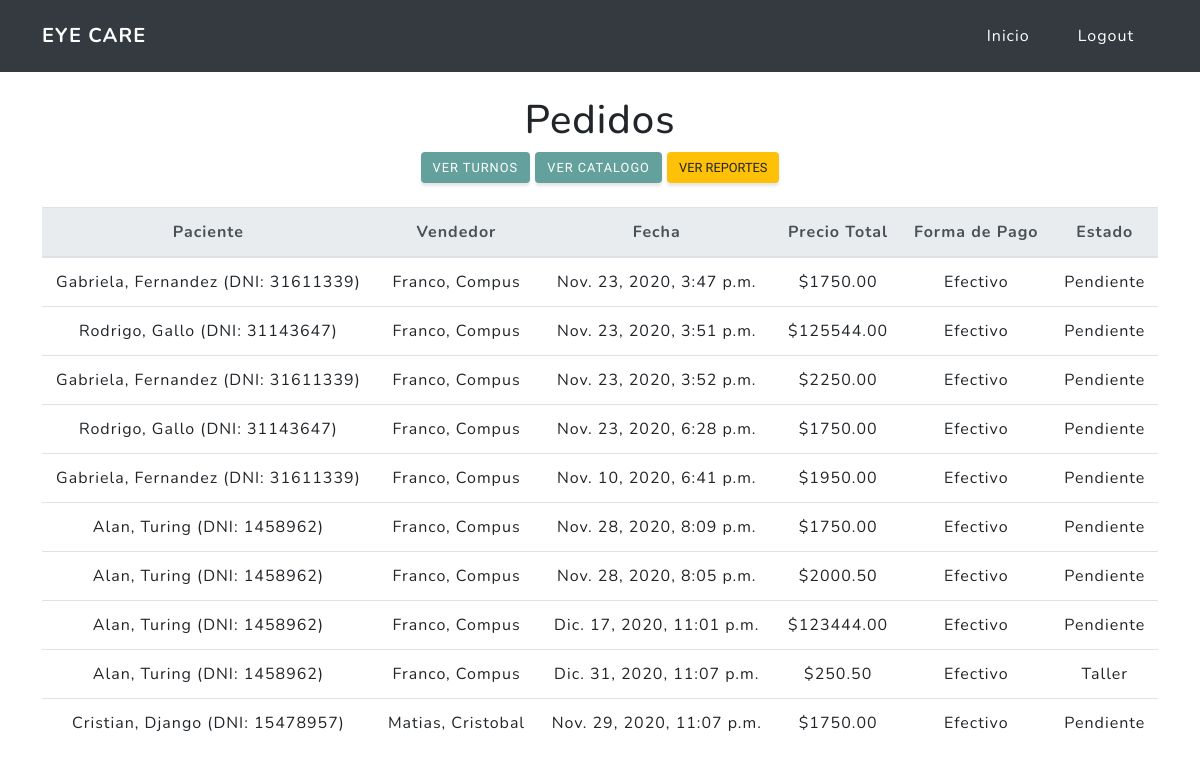
Screenshot of /gerente/vista_general/pedidos (signed in) with the database file from the repository.
### orders/models.py (models this page shows, shortened)
class Order(models.Model):
    products = models.ManyToManyField(Product,
                                      verbose_name="Productos",
                                      related_name="Productos",
                                      blank=False,
                                      null=False)
    patient = models.ForeignKey(Patient,
                                on_delete=models.CASCADE,
                                verbose_name="Paciente")
    seller = models.ForeignKey(settings.AUTH_USER_MODEL,
                               on_delete=models.CASCADE,
                               limit_choices_to=Q(groups__name='Vendedor'),
                               related_name="Vendedor",
                               verbose_name="Vendedor")
    date = models.DateTimeField(default=timezone.now(),
                                verbose_name="Fecha",
                                validators=[MinValueValidator(limit_value=timezone.now(), message='Ingrese una fecha '
                                                                                                  'y/u horario '
                                                                                                  'posterior.')])
    STATUS = (
        ('PED', 'Pedido'),
        ('TAL', 'Taller'),
        ('PEN', 'Pendiente'),
        ('FIN', 'Finalizado'),
    )
    status = models.CharField(max_length=3,
                              choices=STATUS,
                              default='PEN')
    METHODS = (
        ('CRED', 'Tarjeta de Credito'),
        ('DBTO', 'Tarjeta de Debito'),
        ('VIRT', 'Billetera Virtual'),
        ('EFEC', 'Efectivo')
    )
    payment_method = models.CharField(verbose_name="Metodo de Pago",
                                      max_length=4,
                                      choices=METHODS,
                                      default='EFEC')
    class Meta:
        verbose_name = "Pedido"
        verbose_name_plural = "Pedidos"
    @property
    def total_price(self):
        total = 0
        for productPrice in self.products.all():
            total += productPrice.price
        return total

class Product(models.Model):
    name = models.CharField(max_length=64,
                            verbose_name="Nombre")
    price = models.DecimalField(max_digits=32,
                                decimal_places=2,
                                verbose_name="Precio")
    is_glass = models.BooleanField(verbose_name="Lente", default=False)
    POS = (
        ('IZQ', 'Izquierda'),
        ('DER', 'Derecha'),
    )
    position = models.CharField(verbose_name="Posición",
                                max_length=3,
                                choices=POS,
                                blank=True,
                                null=True)
    TYPE = (
        ('LEJ', 'Lejos'),
        ('CER', 'Cerca'),
    )
    type = models.CharField(verbose_name="Tipo",
                            max_length=3,
                            choices=TYPE,
                            blank=True,
                            null=True)
    frame = models.BooleanField(verbose_name="Armazon",
                                blank=True,
                                null=True)
    class Meta:
        verbose_name = "Producto"
        verbose_name_plural = "Productos"

### patient/models.py (models this page shows)
class Patient(models.Model):
    document_id = models.IntegerField(primary_key=True,
                                      unique=True,
                                      verbose_name="DNI")
    first_name = models.CharField(max_length=64,
                                  verbose_name="Nombre")
    last_name = models.CharField(max_length=64,
                                 verbose_name="Apellido")
    medical_history = models.TextField(max_length=256,
                                       verbose_name="Historia Medica")
    class Meta:
        verbose_name = "Paciente"
        verbose_name_plural = "Pacientes"
    def __str__(self):
        return f"{self.first_name}, {self.last_name} (DNI: {self.document_id})"

### orders/views.py (the view)
# urls.py: url(r'^gerente/vista_general/pedidos$', group_required('Gerencia')(OverviewOrderList.as_view()),
class OverviewOrderList(ListView):
    model = Order
    template_name_suffix = "_overview"

### appointments/models.py (called while the page is built)
def get_name(self):
    return f"{self.first_name}, {self.last_name}"

### orders/templates/orders/order_overview.html (shortened to what this page needs)
{% extends "index/base.html" %}
{% load static %}
{% block navbar %} {% include "index/logout.html" %}{% endblock %}
{% block custom_imports %}
<link rel="stylesheet" href="//code.jquery.com/ui/1.12.1/themes/base/jquery-ui.css">
<link rel="stylesheet" href="https://cdnjs.cloudflare.com/ajax/libs/font-awesome/4.7.0/css/font-awesome.min.css">
{% endblock %}
{% block content %}
<div class="container mt-4 text-center">
    <h1>Pedidos</h1>
    <a href="{% url 'appointments:appointments_overview'%}" class="btn btn-primary">Ver Turnos</a>
    <a href="{% url 'orders:products_overview'%}" class="btn btn-primary">Ver Catalogo</a>
    <button class="btn btn-warning " data-toggle="modal" data-target=".bd-example-modal-sm">Ver Reportes</button>
    <table class="table mt-4">
        <tr>
            <thead class="thead-light">
            <tr>
                <th scope="col">Paciente</th>
                <th scope="col">Vendedor</th>
                <th scope="col">Fecha</th>
                <th scope="col">Precio Total</th>
                <th scope="col">Forma de Pago</th>
                <th scope="col">Estado</th>
            </tr>
            </thead>
            <tbody>
            {% for order in object_list %}
            <tr>
                <td>{{order.patient}}</td>
                <td>{{order.seller}}</td>
                <td>{{order.date}}</td>
                <td>${{order.total_price}}</td>
                <td>{{order.get_payment_method_display}}</td>
                <td>{{order.get_status_display}}</td>
            </tr>
            {% endfor %}
            </tbody>
        </tr>
    </table>
</div>
<link href="{% static '/css/report_datepicker.css' %}" rel="stylesheet"/>
{% endblock %}

### rows the page displays
Order: patient "Gabriela, Fernandez (DNI: 31611339)", seller "Franco, Compus", date "Nov. 23, 2020, 3:47 p.m.", total_price "1750.00", payment_method "Efectivo", status "Pendiente"
Order: patient "Rodrigo, Gallo (DNI: 31143647)", seller "Franco, Compus", date "Nov. 23, 2020, 3:51 p.m.", total_price "125544.00", payment_method "Efectivo", status "Pendiente"
Order: patient "Gabriela, Fernandez (DNI: 31611339)", seller "Franco, Compus", date "Nov. 23, 2020, 3:52 p.m.", total_price "2250.00", payment_method "Efectivo", status "Pendiente"
Order: patient "Rodrigo, Gallo (DNI: 31143647)", seller "Franco, Compus", date "Nov. 23, 2020, 6:28 p.m.", total_price "1750.00", payment_method "Efectivo", status "Pendiente"
Order: patient "Gabriela, Fernandez (DNI: 31611339)", seller "Franco, Compus", date "Nov. 10, 2020, 6:41 p.m.", total_price "1950.00", payment_method "Efectivo", status "Pendiente"
Order: patient "Alan, Turing (DNI: 1458962)", seller "Franco, Compus", date "Nov. 28, 2020, 8:09 p.m.", total_price "1750.00", payment_method "Efectivo", status "Pendiente"
Order: patient "Alan, Turing (DNI: 1458962)", seller "Franco, Compus", date "Nov. 28, 2020, 8:05 p.m.", total_price "2000.50", payment_method "Efectivo", status "Pendiente"
Order: patient "Alan, Turing (DNI: 1458962)", seller "Franco, Compus", date "Dic. 17, 2020, 11:01 p.m.", total_price "123444.00", payment_method "Efectivo", status "Pendiente"
Order: patient "Alan, Turing (DNI: 1458962)", seller "Franco, Compus", date "Dic. 31, 2020, 11:07 p.m.", total_price "250.50", payment_method "Efectivo", status "Taller"
Order: patient "Cristian, Django (DNI: 15478957)", seller "Matias, Cristobal", date "Nov. 29, 2020, 11:07 p.m.", total_price "1750.00", payment_method "Efectivo", status "Pendiente"
